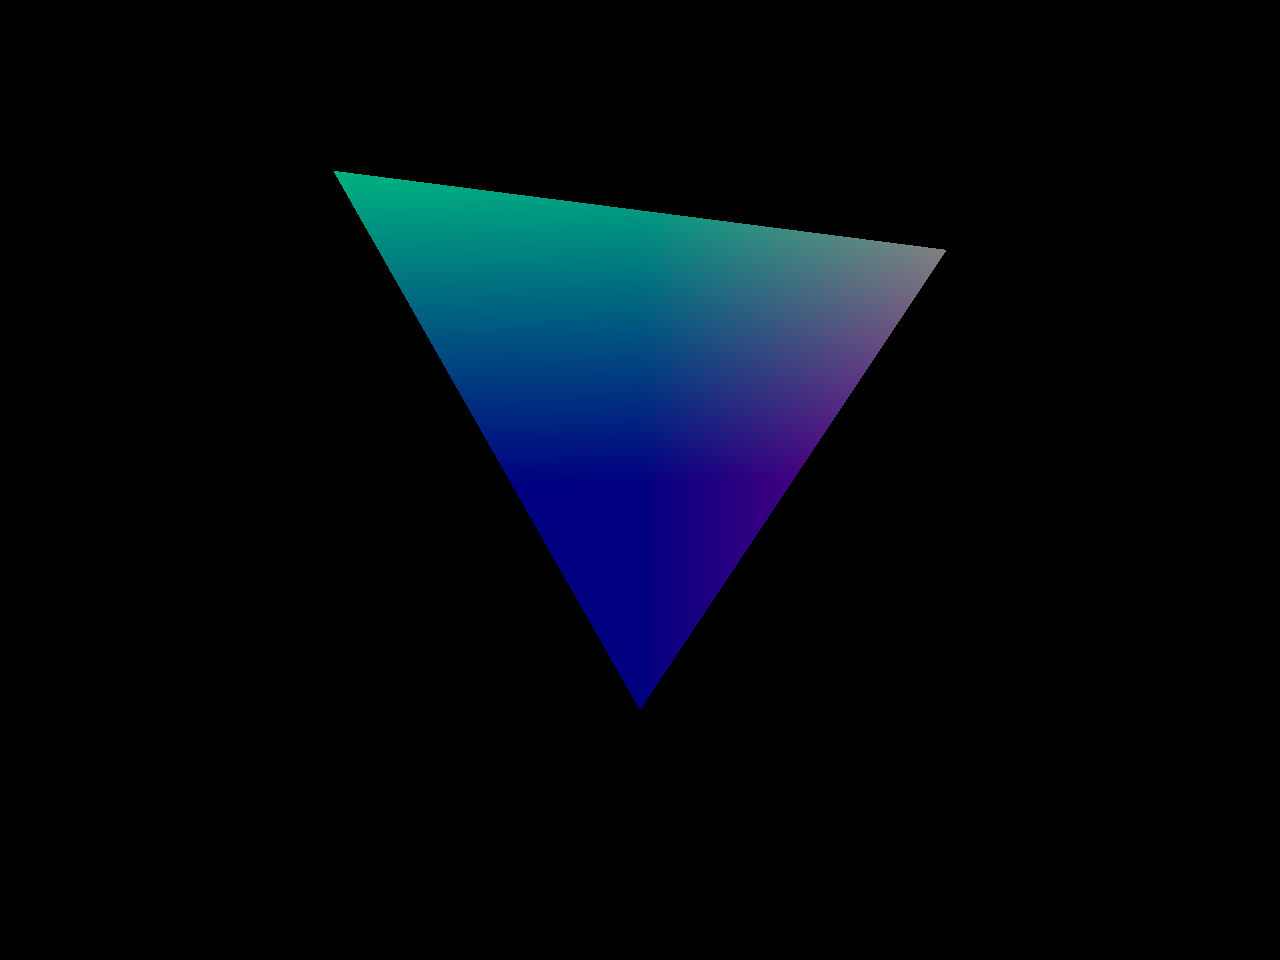

The script that saved this image:
## Load WGPU
using WGPU
using GLFW
using Debugger
using WGPUNative
using Images

WGPU.SetLogLevel(WGPULogLevel_Off)

shaderSource = Vector{UInt8}(
	"""
	struct VertexInput {
	    @builtin(vertex_index) vertex_index : u32,
	};
	struct VertexOutput {
	    @location(0) color : vec4<f32>,
	    @builtin(position) pos: vec4<f32>,
	};

	@stage(vertex)
	fn vs_main(in: VertexInput) -> VertexOutput {
	    var positions = array<vec2<f32>, 3>(vec2<f32>(0.0, -1.0), vec2<f32>(1.0, 1.0), vec2<f32>(-1.0, 1.0));
	    let index = i32(in.vertex_index);
	    let p: vec2<f32> = positions[index];

	    var out: VertexOutput;
	    out.pos = vec4<f32>(sin(p), 0.5, 1.0);
	    out.color = vec4<f32>(p, 0.5, 1.0);
	    return out;
	}

	@stage(fragment)
	fn fs_main(in: VertexOutput) -> @location(0) vec4<f32> {
	    return in.color;
	}
	"""
);

@enter canvas = WGPU.defaultInit(WGPU.WGPUCanvas);
canvas = WGPU.defaultInit(WGPU.WGPUCanvas);
gpuDevice = WGPU.getDefaultDevice();
shadercode = WGPU.loadWGSL(shaderSource) |> first;
cshader = Ref(WGPU.createShaderModule(gpuDevice, "shadercode", shadercode, nothing, nothing));

bindingLayouts = []
bindings = []
# cBindingLayoutsList = Ref(WGPU.makeEntryList(bindingLayouts))
# cBindingsList = Ref(WGPU.makeBindGroupEntryList(bindings))
# bindGroupLayout = WGPU.createBindGroupLayout(gpuDevice, "Bind Group Layout", cBindingLayoutsList[])
# bindGroup = WGPU.createBindGroup("BindGroup", gpuDevice, bindGroupLayout, cBindingsList[])
# 
# if bindGroupLayout.internal[] == C_NULL
	# bindGroupLayouts = []
# else
	# bindGroupLayouts = map((x)->x.internal[], [bindGroupLayout,])
# end


(bindGroupLayouts, bindGroup) = WGPU.makeBindGroupAndLayout(gpuDevice, bindingLayouts, bindings)
pipelineLayout = WGPU.createPipelineLayout(gpuDevice, "PipeLineLayout", bindGroupLayouts)
# swapChainFormat = wgpuSurfaceGetPreferredFormat(canvas.surface[], gpuDevice.adapter.internal[])
swapChainFormat = WGPU.getPreferredFormat(canvas)
@info swapChainFormat
presentContext = WGPU.getContext(canvas)
ctxtSize = WGPU.determineSize(presentContext[]) .|> Int

WGPU.config(presentContext, device=gpuDevice, format = swapChainFormat)

renderpipelineOptions = [
	WGPU.GPUVertexState => [
		:_module => cshader[],
		:entryPoint => "vs_main",
		:buffers => []
	],
	WGPU.GPUPrimitiveState => [
		:topology => "TriangleList",
		:frontFace => "CCW",
		:cullMode => "None",
		:stripIndexFormat => "Undefined"
	],
	WGPU.GPUDepthStencilState => [],
	WGPU.GPUMultiSampleState => [
		:count => 1,
		:mask => typemax(UInt32),
		:alphaToCoverageEnabled=>false
	],
	WGPU.GPUFragmentState => [
		:_module => cshader[],
		:entryPoint => "fs_main",
		:targets => [
			WGPU.GPUColorTargetState =>	[
				:format => swapChainFormat,
				:color => [
					:srcFactor => "One",
					:dstFactor => "Zero",
					:operation => "Add"
				],
				:alpha => [
					:srcFactor => "One",
					:dstFactor => "Zero",
					:operation => "Add",
				]
			],
		]
	]
]

# renderPipelineLabel = "RENDER PIPE LABEL "

renderPipeline =  WGPU.createRenderPipeline(
	gpuDevice, pipelineLayout, 
	renderpipelineOptions; 
	label = "RENDER PIPE LABEL "
)

function drawFunction()
	WGPU.draw(renderPass, 3, 1, 0, 0)
	WGPU.end(renderPass)
end

WGPU.attachDrawFunction(canvas, drawFunction)

try
	while !GLFW.WindowShouldClose(canvas.windowRef[])
		# bufferDims = WGPU.BufferDimensions(ctxtSize...)
		# bufferSize = bufferDims.padded_bytes_per_row*bufferDims.height
		# outputBuffer = WGPU.createBuffer(
			# "OUTPUT BUFFER",
			# gpuDevice,
			# bufferSize,
			# ["MapRead", "CopyDst", "CopySrc"],
			# false
		# )
		nextTexture = WGPU.getCurrentTexture(presentContext[]) |> Ref
		cmdEncoder = WGPU.createCommandEncoder(gpuDevice, "cmdEncoder")
		renderPassOptions = [
			WGPU.GPUColorAttachments => [
				:attachments => [
					WGPU.GPUColorAttachment => [
						:view => nextTexture[],
						:resolveTarget => C_NULL,
						:clearValue => (0.0, 0.0, 0.0, 1.0),
						:loadOp => WGPULoadOp_Clear,
						:storeOp => WGPUStoreOp_Store,
					],
				]
			],
		]
		renderPass = WGPU.beginRenderPass(cmdEncoder, renderPassOptions; label= "Begin Render Pass")
		WGPU.setPipeline(renderPass, renderPipeline)
		WGPU.draw(renderPass, 3; instanceCount = 1, firstVertex= 0, firstInstance=0)
		WGPU.endEncoder(renderPass)
		# WGPU.copyTextureToBuffer(
			# cmdEncoder,
			# [
				# :texture => nextTexture[],
				# :mipLevel => 0,
				# :origin => [
					# :x => 0,
					# :y => 0,
					# :z => 0
				# ] |> Dict
			# ] |> Dict,
			# [
				# :buffer => outputBuffer,
				# :layout => [
					# :offset => 0,
					# :bytesPerRow => bufferDims.padded_bytes_per_row,
					# :rowsPerImage => 0
				# ] |> Dict
			# ] |> Dict,
			# [
				# :width => bufferDims.width,
				# :height => bufferDims.height,
				# :depthOrArrayLayers => 1
			# ] |> Dict
		# )
		WGPU.submit(gpuDevice.queue, [WGPU.finish(cmdEncoder),])
		WGPU.present(presentContext[])
		# data = WGPU.readBuffer(gpuDevice, outputBuffer, 0,  [<0;61;23M] |> Int)
		# datareshaped = reshape(data, (4, (ctxtSize |>reverse)...) .|> Int)
		# img = reinterpret(RGBA{N0f8}, datareshaped) |> (x) -> reshape(x, ctxtSize)
		# save("triangle.png", img |> adjoint)
		GLFW.PollEvents()
	end
finally
	WGPU.destroyWindow(canvas)
end

